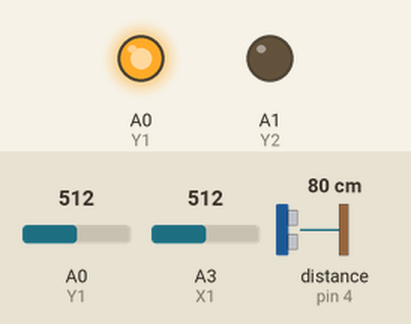
Recording of a sketch running on a simulated Arduino Uno, built with avr-gcc and run on an emulated ATmega328P. Parts: output pins drawn as LEDs (lit = HIGH). Wiring (inferred from the names in the program): ultrasonic range finder: trigger pin 2; echo pin 4. The test bench sets the inputs (shaded band); at power-on: A0 (Y1) = 512, A3 (X1) = 512, distance to the obstacle (sensor on pin 4) 80 cm. The echo pulse lasts 58.3 µs per cm; pins used as bus, display or sensor lines are not drawn; what the sketch prints to the serial monitor is not drawn.

Above: at 4.2 s.
4.3 s: A0 (Y1) set to 981
7.3 s: A0 (Y1) set to 1016
Timing chart, 0 to 10.3 s (numbered marks = the images above; inputs shaded):
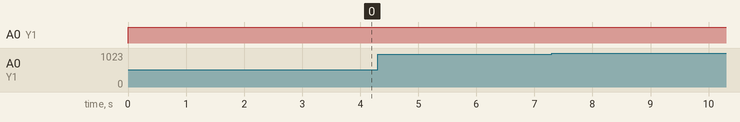

The sketch:

Touchscreen.ino
```cpp
//Define your screen resolution as per your Touch screen (Max: 1024)
int Xresolution=320; //128
int Yresolution=240; //64
int Y1=A0;
int Y2=A1;
int X2=A2;
int X1=A3;
const int trigPin=2;
const int  echoPin=4;
void setup()
{
   Serial.begin(9600);
}

void loop()
{

  int X=0,Y=0;
  long duration, inches, cm;

  //Change in X axis
   pinMode(Y1,INPUT);
   pinMode(Y2,INPUT);
   digitalWrite(Y2,LOW);
   pinMode(X1,OUTPUT);
   digitalWrite(X1,HIGH);
   pinMode(X2,OUTPUT);
   digitalWrite(X2,LOW);
   X = (analogRead(Y1));

   pinMode(X1,INPUT);
   pinMode(X2,INPUT);
   digitalWrite(X2,LOW);
   pinMode(Y1,OUTPUT);
   digitalWrite(Y1,HIGH);
   pinMode(Y2,OUTPUT);
   digitalWrite(Y2,LOW);
   Y = (analogRead(X1));

   pinMode(trigPin, OUTPUT);
   digitalWrite(trigPin, LOW);
   delayMicroseconds(2);
   digitalWrite(trigPin, HIGH);
   delayMicroseconds(10);
   digitalWrite(trigPin, LOW);

   pinMode(echoPin, INPUT);
   duration = pulseIn(echoPin, HIGH);

  // convert the time into a distance
  cm = msToCm(duration);

  //Display X and Y and dist on Serial Monitor
   Serial.print("X = ");
   Serial.print(X);
   Serial.print(" Y = ");
   Serial.println(Y);
   Serial.print("Dist = ");
   Serial.println(cm);
   delay(100);
}


 long msToCm(long microseconds)
 {
   // The speed of sound is 340 m/s or 29 microseconds per centimeter.
   // The ping travels out and back, so to find the distance of the
   // object we take half of the distance travelled.
   return microseconds / 29 / 2;
 }
```
